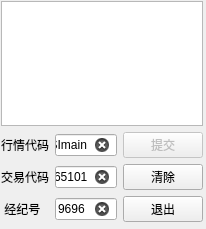
<?xml version="1.0" encoding="UTF-8"?>
<ui version="4.0">
 <class>Form</class>
 <widget class="QWidget" name="Form">
  <property name="geometry">
   <rect>
    <x>0</x>
    <y>0</y>
    <width>206</width>
    <height>229</height>
   </rect>
  </property>
  <property name="windowTitle">
   <string>Form</string>
  </property>
  <widget class="QWidget" name="layoutWidget">
   <property name="geometry">
    <rect>
     <x>1</x>
     <y>1</y>
     <width>202</width>
     <height>221</height>
    </rect>
   </property>
   <layout class="QGridLayout" name="gridLayout">
    <item row="0" column="0" colspan="3">
     <widget class="QListView" name="listView"/>
    </item>
    <item row="1" column="0">
     <widget class="QLabel" name="label_6">
      <property name="text">
       <string>行情代码</string>
      </property>
     </widget>
    </item>
    <item row="1" column="1">
     <widget class="QLineEdit" name="MARKET_SECURITY_LE">
      <property name="text">
       <string>HSImain</string>
      </property>
      <property name="clearButtonEnabled">
       <bool>true</bool>
      </property>
     </widget>
    </item>
    <item row="1" column="2">
     <widget class="QPushButton" name="Submit_btn">
      <property name="enabled">
       <bool>false</bool>
      </property>
      <property name="styleSheet">
       <string notr="true"/>
      </property>
      <property name="text">
       <string>提交</string>
      </property>
     </widget>
    </item>
    <item row="2" column="0">
     <widget class="QLabel" name="label_2">
      <property name="text">
       <string>交易代码</string>
      </property>
     </widget>
    </item>
    <item row="2" column="1">
     <widget class="QLineEdit" name="TRADING_SECURITY_LE">
      <property name="text">
       <string>65101</string>
      </property>
      <property name="clearButtonEnabled">
       <bool>true</bool>
      </property>
     </widget>
    </item>
    <item row="2" column="2">
     <widget class="QPushButton" name="Stop_btn">
      <property name="styleSheet">
       <string notr="true"/>
      </property>
      <property name="text">
       <string>清除</string>
      </property>
     </widget>
    </item>
    <item row="3" column="0">
     <widget class="QLabel" name="label_5">
      <property name="text">
       <string> 经纪号</string>
      </property>
     </widget>
    </item>
    <item row="3" column="1">
     <widget class="QLineEdit" name="TRADING_NUM_LE">
      <property name="text">
       <string>9696</string>
      </property>
      <property name="clearButtonEnabled">
       <bool>true</bool>
      </property>
     </widget>
    </item>
    <item row="3" column="2">
     <widget class="QPushButton" name="Exit_btn">
      <property name="styleSheet">
       <string notr="true"/>
      </property>
      <property name="text">
       <string>退出</string>
      </property>
     </widget>
    </item>
   </layout>
  </widget>
 </widget>
 <resources/>
 <connections>
  <connection>
   <sender>TRADING_NUM_LE</sender>
   <signal>textChanged(QString)</signal>
   <receiver>Form</receiver>
   <slot>enable_register_btn()</slot>
   <hints>
    <hint type="sourcelabel">
     <x>109</x>
     <y>218</y>
    </hint>
    <hint type="destinationlabel">
     <x>0</x>
     <y>147</y>
    </hint>
   </hints>
  </connection>
  <connection>
   <sender>TRADING_SECURITY_LE</sender>
   <signal>textChanged(QString)</signal>
   <receiver>Form</receiver>
   <slot>enable_register_btn()</slot>
   <hints>
    <hint type="sourcelabel">
     <x>109</x>
     <y>189</y>
    </hint>
    <hint type="destinationlabel">
     <x>0</x>
     <y>119</y>
    </hint>
   </hints>
  </connection>
  <connection>
   <sender>MARKET_SECURITY_LE</sender>
   <signal>textChanged(QString)</signal>
   <receiver>Form</receiver>
   <slot>enable_register_btn()</slot>
   <hints>
    <hint type="sourcelabel">
     <x>109</x>
     <y>160</y>
    </hint>
    <hint type="destinationlabel">
     <x>0</x>
     <y>90</y>
    </hint>
   </hints>
  </connection>
  <connection>
   <sender>Exit_btn</sender>
   <signal>clicked()</signal>
   <receiver>Form</receiver>
   <slot>exit_pane()</slot>
   <hints>
    <hint type="sourcelabel">
     <x>170</x>
     <y>220</y>
    </hint>
    <hint type="destinationlabel">
     <x>385</x>
     <y>106</y>
    </hint>
   </hints>
  </connection>
  <connection>
   <sender>Submit_btn</sender>
   <signal>clicked()</signal>
   <receiver>Form</receiver>
   <slot>subimit()</slot>
   <hints>
    <hint type="sourcelabel">
     <x>170</x>
     <y>162</y>
    </hint>
    <hint type="destinationlabel">
     <x>364</x>
     <y>156</y>
    </hint>
   </hints>
  </connection>
  <connection>
   <sender>Stop_btn</sender>
   <signal>clicked()</signal>
   <receiver>Form</receiver>
   <slot>stop_pane()</slot>
   <hints>
    <hint type="sourcelabel">
     <x>170</x>
     <y>191</y>
    </hint>
    <hint type="destinationlabel">
     <x>407</x>
     <y>266</y>
    </hint>
   </hints>
  </connection>
 </connections>
 <slots>
  <slot>enable_register_btn()</slot>
  <slot>exit_pane()</slot>
  <slot>subimit()</slot>
  <slot>stop_pane()</slot>
 </slots>
</ui>
